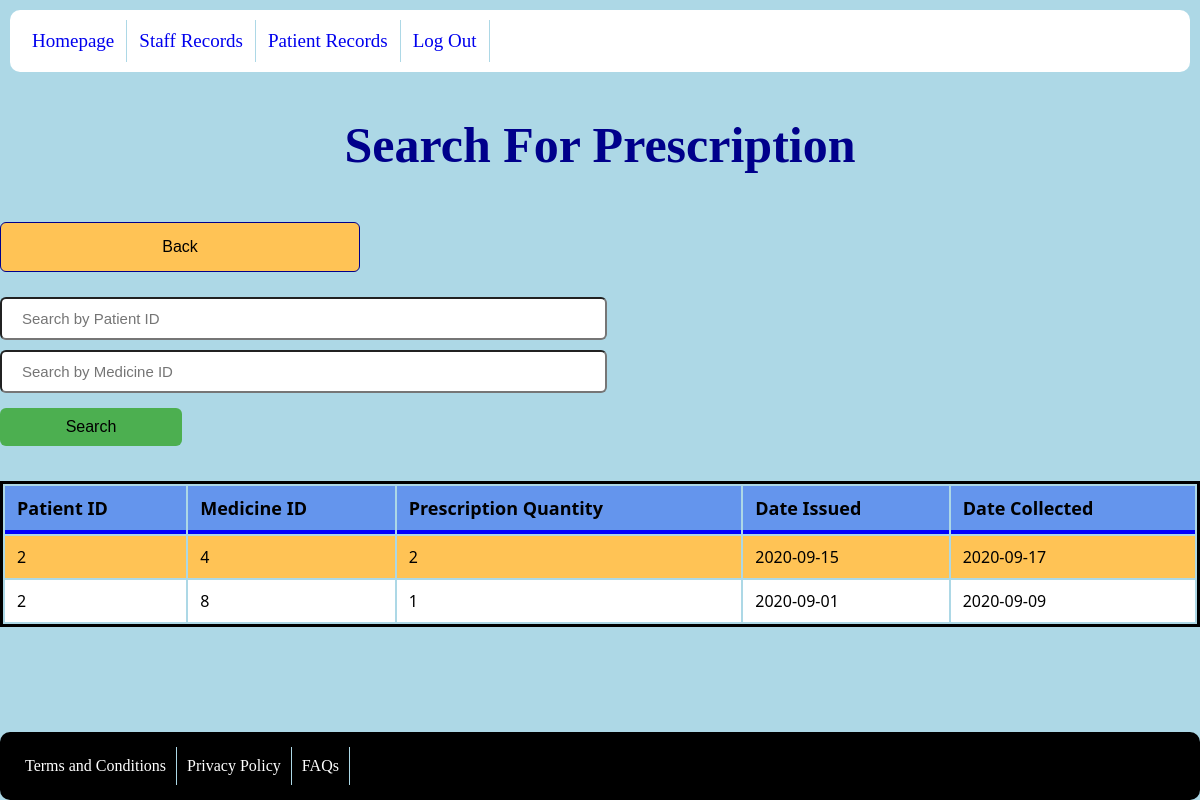
Screenshot of /prescription/searchForPrescription.php?patient_id=2 (signed in) with the database file from the repository.
### tables this page shows
CREATE TABLE `prescriptions` (
  `prescription_id` int(11) NOT NULL,
  `patient_id` int(11) NOT NULL,
  `medicine_id` int(11) NOT NULL,
  `prescription_quantity` int(11) NOT NULL,
  `date_issued` date NOT NULL,
  `date_collected` date DEFAULT NULL
);

### prescription/prescriptionSearch.php (called while the page is built, shortened)
<?php
require_once("../includes/patient-config.php");
$searchPatientID = $_GET['patient_id'] ?? '';
$conditions = [];
$parameters = [];
if (!empty($searchPatientID)) {
    $conditions[] = "patient_id = ?";
    $parameters[] = $searchPatientID;
}
$sql = "SELECT * FROM prescriptions";
if (!empty($conditions)) {
    $sql .= " WHERE " . implode(" AND ", $conditions);
}
$stmt = $mysqli->prepare($sql);
if ($stmt) {
    if (!empty($parameters)) {
        $types = str_repeat('s', count($parameters));
        $stmt->bind_param($types, ...$parameters);
    }
    $stmt->execute();
    $result = $stmt->get_result();
    if ($result) {
        $searchResults = [];
        while ($row = $result->fetch_assoc()) {
            $searchResults[] = $row;
        }
    } else {
        echo "Error in fetching results: " . $stmt->error;
    }
} else {
    echo "Error in preparing SQL statement: " . $mysqli->error;
}

### prescription/searchForPrescription.php (the view, shortened to what this page needs)
<!DOCTYPE html>
<html lang="en">
<head>
    <link href="../css/desktop.css" media="only screen and (min-width:720px)" rel="stylesheet" type="text/css">
    <link href="../css/mobile.css" media="only screen and (max-width:720px)" rel="stylesheet" type="text/css">
</head>
<body>
    <div class="container">
        <?php include("../includes/header.php"); ?>
        <main>
            <h1>Search For Prescription</h1>
            <form action="../prescription/prescriptions.php">
                <input type="submit" value="Back" />
            </form>
            <div class="search-container">
                <form action="" method="GET">
                    <input type="number" class="search" name="patient_id" placeholder="Search by Patient ID">
                    <input type="number" class="search" name="medicine_id" placeholder="Search by Medicine ID">
                    <button id="search-button" type="submit">Search</button>
                </form>
            </div>
            <div class="table-container">
                <?php
                    if(isset($_GET['patient_id']) || isset($_GET['medicine_id'])) {
                        include("../prescription/prescriptionSearch.php");
                    }
                    if (isset($searchResults) && !empty($searchResults)) {
                        echo "<table>";
                        echo "<tr>
                        <th>Patient ID</th>
                        <th>Medicine ID</th>
                        <th>Prescription Quantity</th>
                        <th>Date Issued</th>
                        <th>Date Collected</th>
                        </tr>";
                        foreach ($searchResults as $result) {
                            echo "<tr>";
                            echo "<td>" . $result['patient_id'] . "</td>";
                            echo "<td>" . $result['medicine_id'] . "</td>";
                            echo "<td>" . $result['prescription_quantity'] . "</td>";
                            echo "<td>" . $result['date_issued'] . "</td>";
                            echo "<td>" . $result['date_collected'] . "</td>";
                            echo "</tr>";
                        }
                        echo "</table>";
                    } else {
                        echo "No matching results found.";
                    }
                ?>
            </div>
        </main>
        <?php include("../includes/footer.php"); ?>
    </div>
</body>
</html>

### css/desktop.css (style rules this page uses)
body { background-color: lightblue; margin: 0; display: flex; justify-content: center; align-items: center; }
.container { width:100%; margin: 0 auto; max-width: 1200px; min-width: 600px; display: flex; flex-direction: column; min-height:100vh; min-height:100svh; }
h1 { font-size: 50px; color:darkblue; text-align: center; }
input, select { width: 100%; display:inline-block; padding: 11px 20px; margin-top: 10px; box-sizing: border-box; border-radius: 6px; font-size:15px; }
button, input[type=submit] { background-color: #FFC355; color: black; border: 1px darkblue solid; border-radius: 6px; padding: 15px 32px; text-align: center; text-decoration: none; display: inline-block; font-size: 16px; cursor: pointer; width:30%; margin-top:15px; margin-bottom:15px; }
form { font-size: 20px; border-radius:20px; }
table { width: 100%; border:3px solid black; margin-top:20px; margin-bottom:20px; }
th, td { padding: 10px 12px; text-align: left; font-family: 'Segoe UI', Tahoma, Geneva, Verdana, sans-serif; }
th { font-size:18px; border-bottom: 4px solid blue; background-color: cornflowerblue; }
tr:nth-child(odd) { background-color: #fff; }
tr:nth-child(even) { background-color: #FFC355; }
.search-container { display: flex; align-items: center; }
.search { flex: 1; margin-right: 10px; }
#search-button { padding: 10px 20px; border: none; background-color: #4CAF50; display: inline-block; }
:root { --delay: 0; --duration: 800ms; --iterations: 1; }

### css/mobile.css (style rules this page uses)
body { background-color: lightblue; margin: 0; display: flex; justify-content: center; align-items: center; }
main { margin:5px; }
h1 { font-size: 40px; color:darkblue; text-align: center; }
.container { width:100%; margin:auto; display: flex; flex-direction: column; min-height:100vh; min-height:100svh; }
input, select { width: 100%; display:inline-block; padding: 11px 20px; margin: 15px 0; box-sizing: border-box; border-radius: 6px; font-size:15px; }
button, input[type=submit] { background-color: #FFC355; color: black; padding: 14px 20px; border: none; width: 100%; margin-top:15px; margin-bottom:15px; border-radius: 6px; border: 1px darkblue solid; }
input[type=submit] { width: 100%; }
form { font-size: 20px; padding:10px; border-radius:20px; }
.table-container { max-height: 400px; overflow-y: auto; padding-bottom:20px; }
.table-container table { width: 100%; }
.table-container th, .table-container td { padding: 8px; padding: 10px 12px; text-align: left; }
.table-container th { position: sticky; top: 0; border-bottom: 2px solid blue; background-color: cornflowerblue; z-index: 1; }
.table-container tr:nth-child(odd) { background-color: #fff; }
.table-container tr:nth-child(even) { background-color: #FFC355; }
.search-container { display: flex; align-items: center; }
.search { flex: 1; margin-right: 10px; }
#search-button { padding: 10px 20px; border: none; background-color: #4CAF50; display: inline-block; }
:root { --delay: 0; --duration: 800ms; --iterations: 1; }

### rows the page displays
prescriptions: patient "2", medicine "4", prescription_quantity "2", date_issued "2020-09-15", date_collected "2020-09-17"
prescriptions: patient "2", medicine "8", prescription_quantity "1", date_issued "2020-09-01", date_collected "2020-09-09"

### other values shown
$title "Homepage"
$title "Staff Records"
$title "Patient Records"
$title "Log Out"
